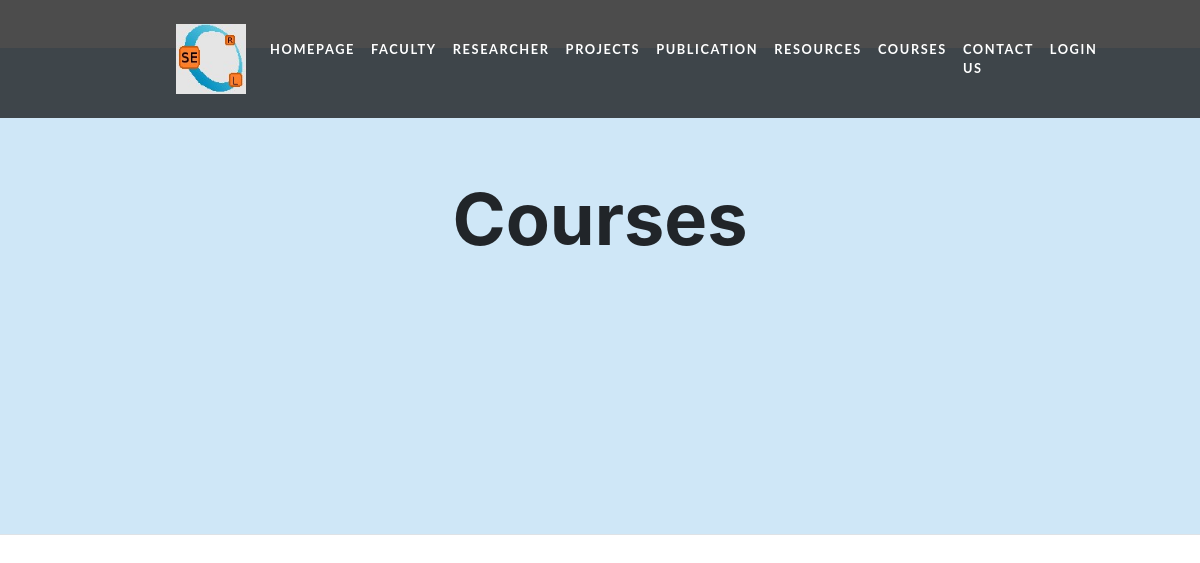
Page /Courses.php on the earlier database version.
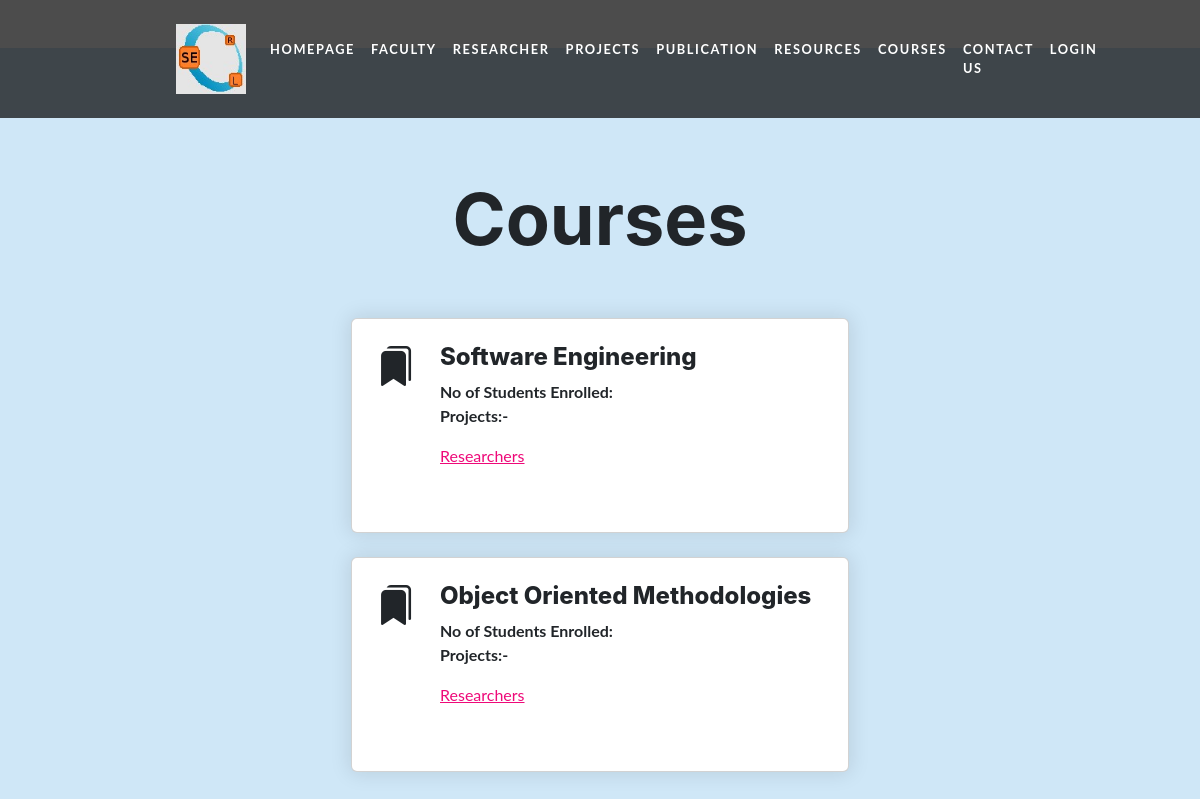
Same page on the later database version.
### tables this page shows
CREATE TABLE `courses` (
  `CID` varchar(20) NOT NULL,
  `Cname` varchar(200) NOT NULL,
  `it` int(11) NOT NULL,
  `mba` int(11) NOT NULL,
  `faculty` varchar(50) NOT NULL,
  `ta` varchar(255) NOT NULL
);

### Courses.php (the view, shortened to what this page needs)
<?php
    $conn=mysqli_connect('localhost','root','','serl') or die("Connection failed" .mysqli_connect_error());
    $query="SELECT * FROM courses";
    $result=mysqli_query($conn,$query);
?>
<!DOCTYPE html>
<html lang="en">
<head>
        <link href="https://cdn.jsdelivr.net/npm/bootstrap-icons@1.4.1/font/bootstrap-icons.css" rel="stylesheet" />
        <link rel="stylesheet" href="https://cdnjs.cloudflare.com/ajax/libs/font-awesome/4.7.0/css/font-awesome.min.css">
        <link href="styles1.css" rel="stylesheet" />
</head>
<body>
<nav class="navbar navbar-expand-lg navbar-dark navbar-custom fixed-top">
            <div class="container px-5">
                <a class="navbar-brand" href="#page-top"><img src="serl.jpg" alt="logo" height="70rem" width="70rem"></a>
                <div class="collapse navbar-collapse" id="navbarResponsive">
                    <ul class="navbar-nav ms-auto">
                        <li class="nav-item"><a class="nav-link" href="index.php">HOMEPAGE</a></li>
                        <li class="nav-item"><a class="nav-link" href="frontFaculty.php">FACULTY</a></li>
                        <li class="nav-item"><a class="nav-link" href="frontResearcher.php">RESEARCHER</a></li>
                        <li class="nav-item"><a class="nav-link" href="frontProject.php">PROJECTS</a></li>
                        <li class="nav-item"><a class="nav-link" href="frontPublication.php">PUBLICATION</a></li>
                        <li class="nav-item"><a class="nav-link" href="resources.php">RESOURCES</a></li>
                        <li class="nav-item"><a class="nav-link" href="Courses.php">COURSES</a></li>
                        <li class="nav-item"><a class="nav-link" href="contact.php">CONTACT US</a></li>
                        <li class="nav-item"><a class="nav-link" href="login.html">LOGIN</a></li>
                    </ul>
                </div>
            </div>
        </nav>
    <section class="py-5 border-bottom" style="background: rgb(207,231,247);
background: radial-gradient(circle, rgba(207,231,247,1) 0%, rgba(207,231,247,1) 100%); height:max-height">
            <div class="container px-5 my-5 px-5">
                <div class="row gx-5 justify-content-center">
                    <div class="col-lg-6" style="padding-top:2rem; margin-top:6rem;">
                        <h2 class="display-2 fw-bolder" style="text-align:center;">Courses</h2>
                        <br>
                        <br>
        <table style="width:100%">
            <?php
                while($row=mysqli_fetch_assoc($result)){
                ?>
                <div class="card mb-4">
                            <div class="card-body p-4">
                                <div class="d-flex">
                                    <div class="flex-shrink-0"><h1><i class="bi bi-bookmarks-fill"></i></h1></div>
                                    <div class="ms-4">
                                       <h4><?php echo $row['Cname'];?></h4>
                                       <b><?php echo "No of Students Enrolled: ";?></b>
                                       <span><?php echo $row['Students'];?></span><br>
                                       <b><?php echo "Projects:- ";?></b>
                                     <p><a href="individualCourses.php?CID=<?php echo $row['CID']; ?>">Researchers</a></p>
                                       <br>
                                    </div>
                                    </div>
                                </div>
                            </div>
                </div>
                <?php
                }
            ?>
                     </div>
                </div>
            </div>
        </section><br><br><br><br><br><br><br>
</body>
</html>

Differences in the rows shown:
added courses: Cname "Software Engineering"
added courses: Cname "Object Oriented Methodologies"
